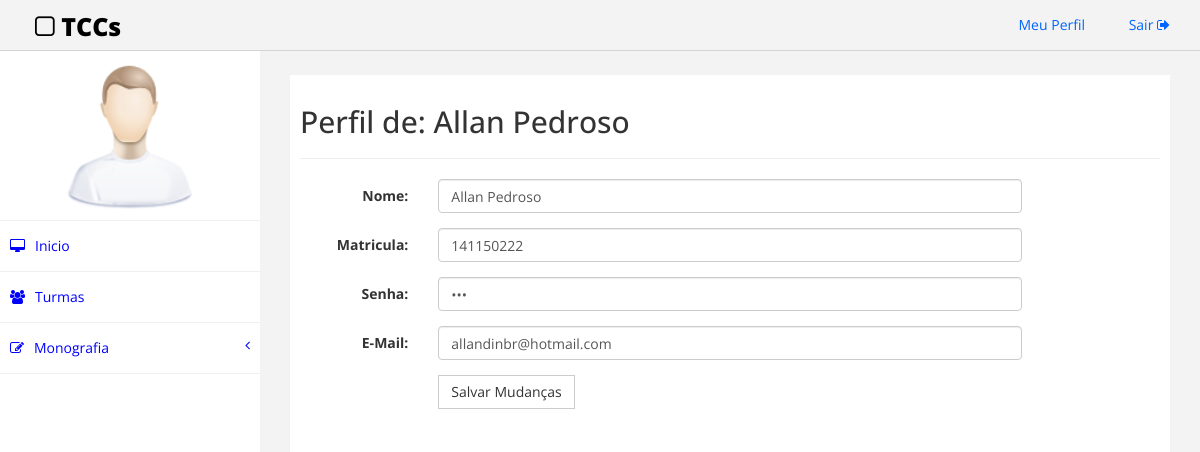
The app's page /src/perfil.php (signed in) with its own data.
### tables this page shows
CREATE TABLE IF NOT EXISTS `aluno` (
  `matricula` varchar(50) NOT NULL,
  `nome` varchar(50) NOT NULL,
  `senha` varchar(45) NOT NULL,
  `email` varchar(50) NOT NULL,
  PRIMARY KEY (`matricula`)
);

### src/perfil.php (the view, shortened to what this page needs)
<!DOCTYPE html>
<html>
<head>
    <link href="assets/css/bootstrap.css" rel="stylesheet" />
    <link href="assets/css/font-awesome.css" rel="stylesheet" />
    <link href="assets/css/custom.css" rel="stylesheet" />
</head>
<body>
    <div id="wrapper">
        <div class="navbar navbar-inverse navbar-fixed-top">
            <div class="adjust-nav">
                <div class="navbar-header">
                    <a class="navbar-brand" href="#"><i class="fa fa-square-o "></i>&nbsp;TCCs</a>
                </div>
                <div class="navbar-collapse collapse">
                    <ul class="nav navbar-nav navbar-right">
                        <li><a href="./perfil.php">Meu Perfil <i class="fa fa-user-circle "></i></a></li>
                        <li><a href="./action/logout.php">Sair <i class="fa fa-sign-out "></i></a></li>
                    </ul>
                </div>
            </div>
        </div>
        <nav class="navbar-default navbar-side" role="navigation">
            <div class="sidebar-collapse">
                <ul class="nav" id="main-menu">
                    <li class="text-center user-image-back">
                        <img src="assets/img/find_user.png" class="img-responsive user-image" />
                    </li>
                    <li>
                        <a href="indexProfessor.php"><i class="fa fa-desktop "></i>Inicio</a>
                    </li>
                    <li>
                        <a href="turmas.php"><i class="fa fa-users "></i>Turmas</a>
                    </li>
                    <li>
                        <a href="#"><i class="fa fa-edit "></i>Monografia<span class="fa arrow"></span></a>
                    </li>
            </div>
        </nav>
        <div id="page-wrapper">
            <div id="page-inner">
                <div class="row">
                    <div class="col-md-12">
                         <h2>Perfil de: <?php
                                $conn = new Connection();
                                $connection = $conn->getConnection();
                                if($_SESSION['sou']==1){
                                	$sql = "SELECT nome FROM aluno WHERE matricula = '".$_SESSION['usuario']."'";
                                }
                                $resultado = mysqli_query($connection, $sql) or die ("Erro ao conectar na tabela " . mysqli_error($connection));
                                $row = $resultado->fetch_assoc();
                                        echo $row['nome'];
                            ?></h2>
                            <hr>
                    </div>
                </div>
                <div class="row">
                        <form class="form-horizontal" method="post" action="action/atualiza_perfil.php">
                        <div class="form-group">
                        <label class="control-label col-sm-2" for="titulo">Nome:</label>
                        <div class="col-sm-8">
                          <?php
                                $conn = new Connection();
                                $connection = $conn->getConnection();
                                if($_SESSION['sou']>1){
                                    $sql = "SELECT * FROM professor WHERE siape = '".$_SESSION['usuario']."'";
                                } else {
                                    $sql = "SELECT * FROM aluno WHERE matricula = '".$_SESSION['usuario']."'";
                                }
                                $resultado = mysqli_query($connection, $sql) or die ("Erro ao conectar na tabela " . mysqli_error($connection));
                                $row = $resultado->fetch_assoc();
                                        echo "<input type='text' class='form-control' id='nome' name='nome' value='".$row['nome']."'>";
                                        echo "</div></div><div class='form-group'>
                        <label class='control-label col-sm-2' for='usuario'>";
                        if($_SESSION['sou']>1){
                                    echo "Siape:";
                                } else {
                                    echo "Matricula:";
                                }
                                echo "</label><div class='col-sm-8'><input type='text' class='form-control' id='usuaro' name='usuario' value='";
                        if($_SESSION['sou']>1){
                            echo $row['siape'];
                        } else {
                            echo $row['matricula'];
                        }
                        echo "' required='true'></div></div><div class='form-group'>
                        <label class='control-label col-sm-2' for='senha'>Senha:</label>
                        <div class='col-sm-8'>
                          <input type='password' class='form-control' id='senha' name='senha' value='".$row['senha']."' required='true'>
                        </div>
                      </div>";
                            echo "<div class='form-group'>
                        <label class='control-label col-sm-2' for='email'>E-Mail:</label>
                        <div class='col-sm-8'>
                          <input type='email' class='form-control' id='email' name='email' required='true' value='".$row['email']."'>
                        </div>
                      </div>";
                            ?>
                      <div class="form-group">
                        <div class="col-sm-offset-2 col-sm-8">
                          <button type="submit" id="submit" name="submit" class="btn btn-default" value="Enviar">Salvar Mudanças</button>
                        </div>
                      </div>
                    </form>
                </div>
            </div>
        </div>
    </div>
</body>
</html>

### src/assets/css/custom.css (style rules this page uses)
body { font-family: 'Open Sans', sans-serif; }
#wrapper { width: 100%; margin-top:50px; }
#page-wrapper { padding: 15px 15px; min-height: 600px; background:#F3F3F3; }
#page-inner { width:100%; margin:10px 20px 10px 0px; background-color:#fff!important; padding:10px; min-height:1200px; }
.text-center { text-align:center; }
.user-image-back { background-color: white; padding: 10px; }
.user-image { width: 150px; height: 150px; display: block; margin: 0 auto; }
.navbar-inverse .navbar-nav > li > a { color: #06F; }
.arrow { float: right; }
.fa.arrow:before { content: "\f104"; }
.sidebar-collapse , .sidebar-collapse .nav { background:none; }
.sidebar-collapse .nav { padding:0; }
.sidebar-collapse .nav > li > a { background: #FFFFFF; text-shadow: none; color:#0000FF; }
.sidebar-collapse > .nav > li > a { padding:15px 10px; }
.sidebar-collapse > .nav > li { border-bottom: 1px solid rgba(240, 240, 240, 1) !important; }
.navbar-side { border:none; background-color: #202020; }
.navbar-inverse { background-color: #f3f3f3; border-color: #D3D3D3; }
.navbar-default { border:0px solid #DDDDDD; }
.nav > li > a > i { margin-right:10px; }
.navbar-inverse .navbar-brand { color: #000000; font-size: 25px; font-weight: 900; }
.adjust-nav { padding-left:20px;padding-right:20px; }
.btn { border-radius: 0px; -webkit-border-radius: 0px; -moz-border-radius: 0px; }
@media (min-width:768px) { #page-wrapper { margin: 0 0 0 260px; padding: 15px 30px; min-height: 1200px; } }
@media (min-width:768px) { .navbar-side { z-index: 1; position: absolute; width: 260px; } }
@media (min-width:768px) { .navbar { border-radius: 0px; } }

### records on screen
aluno: nome "Allan Pedroso", usuario "141150222", email "allandinbr@hotmail.com"
